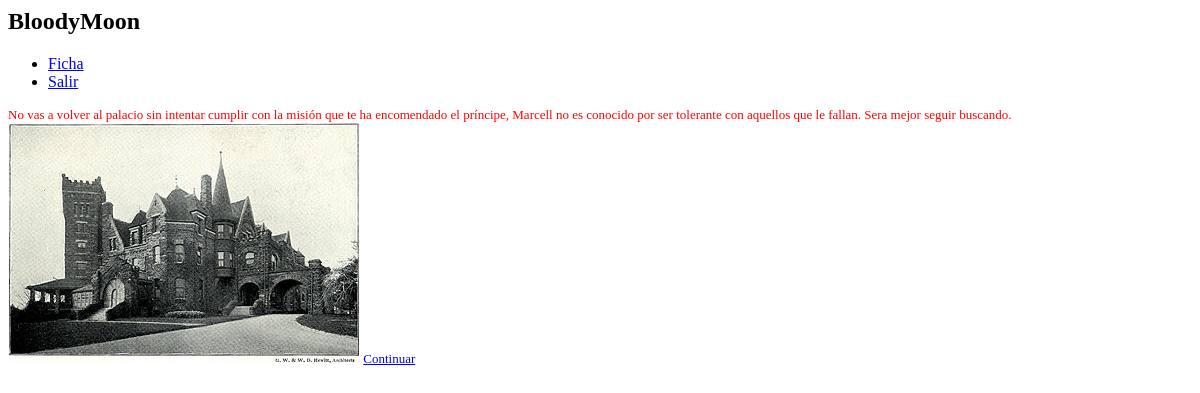
The page /palacio_noentrar.php (signed in) on the database its author committed.
### tables this page shows
CREATE TABLE IF NOT EXISTS `escena` (
`ID` int(11) NOT NULL,
  `nombre` text NOT NULL,
  `descripcion` text NOT NULL,
  `imagen` text NOT NULL,
  `visitada` tinyint(4) DEFAULT NULL
);

### palacio_noentrar.php (the view, shortened to what this page needs)
<html>
<head>
  <link rel="stylesheet" type="text/css" href="estilo.css">
  <link rel="stylesheet" href="http://code.jquery.com/mobile/1.0a4.1/jquery.mobile-1.0a4.1.min.css" />
</head>
<body>
    <div data-role="page">
    <div data-role="header">
        <h2>BloodyMoon</h2>
	<div data-role="navbar">
   <ul>
      <li><a href="ficha.php" data-icon="grid" >Ficha</a></li>
      <li><a href="logout.php" data-icon="star">Salir</a></li>
   </ul>
</div>
    </div>
<?php
if(!isset($_SESSION['uid'])){
    echo "Tienes que estar logeado para ver esta pagina!";
}else{
	    ?>
    <div data-role="content">
    	<?php
    $consulta="SELECT * FROM escena where nombre='palacio_noentrar'";
    $resultado = mysql_query($consulta);
    while ($fila = mysql_fetch_assoc($resultado)) {
    echo $fila["descripcion"];
    echo '<img src="'.$fila["imagen"].'">';
   }
?>
    <a href="mapa.php" data-role="button" data-theme="a">Continuar</a>
  </body>
  <?php
}
?>

### estilo.css (style rules this page uses)
[data-role="content"] { font-size:small;font-style:normal;color:red;text-shadow: none; }

### rows shown on the page
escena: descripcion "No vas a volver al palacio sin intentar cumplir con la misión que te ha encomendado el príncipe, Marcell no es conocido por ser tolerante con aquellos que le fallan. Sera mejor seguir buscando.", imagen (picture)
